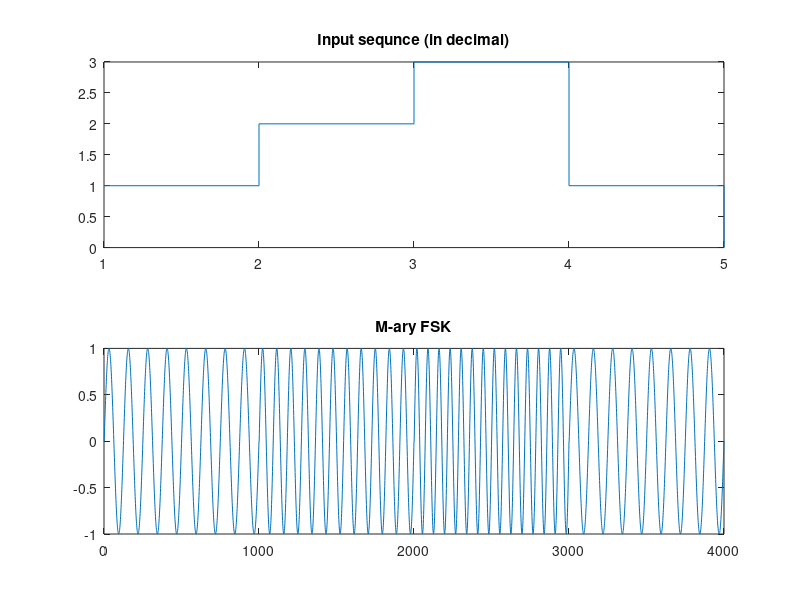

Source code (MATLAB):
% message
x = [0 0 1 0 1 0 0 1 1 0 0 1];

M = 8; % modulation order
fc = 5; % base carrier freq
Df = 3; % distance between each frequency

fs = 1000; % sampling freq
t = linspace(0, 1, fs);
% group each bit to form a decimal number
n = log2(M); % number of bits to group

if mod(length(x), n) ~= 0
    % if length of sequence is not multiple of n, add some zeros
    x = [x, zeros(1, n - mod(length(x), n))];
end

% length of sequence when converted to decimal
seqLength = length(x)/n;
x_decimal = zeros(1, seqLength);
for i=0:seqLength-1
    bitgroup = x((i * n + 1):(i * n + n));
    x_decimal(i+1) = bi2de(bitgroup, "left-msb");
end

%%%%%%%% M-ary FSK
mFSK = [];
for d = x_decimal
    mFSK = [mFSK, sin(2 * pi * (fc + Df * d) * t)];
end
subplot(2, 1, 1);
stairs([x_decimal, 0]);  % one more 0 is added to fully show the array
title("Input sequnce (in decimal)");

subplot(2, 1, 2); plot(mFSK); title("M-ary FSK")
